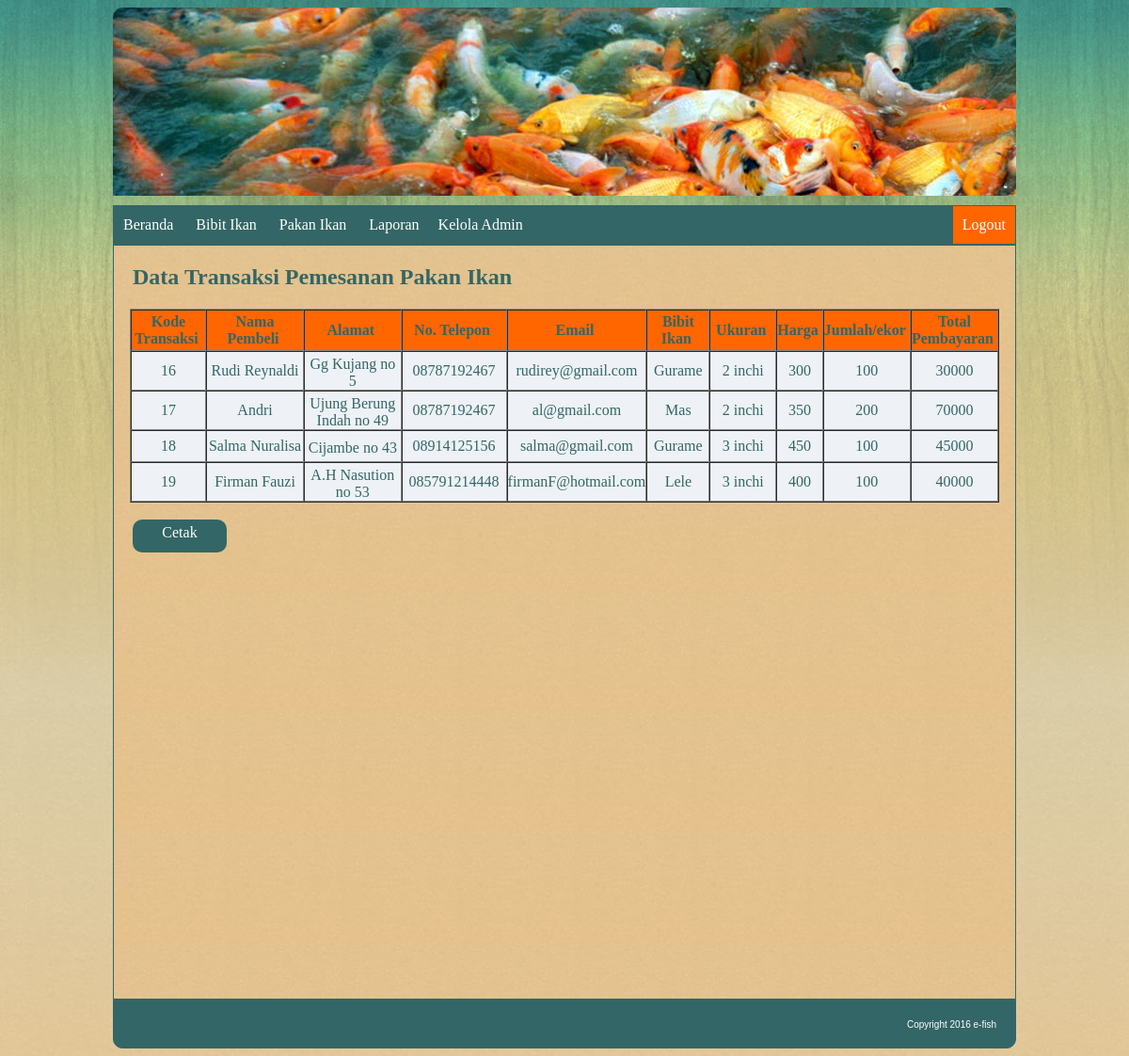
The page /laporanikan.php on the database its author committed.
### tables this page shows
CREATE TABLE `transaksi` (
  `id_transaksi` int(11) NOT NULL,
  `nama_pembeli` varchar(40) NOT NULL,
  `alamat` text NOT NULL,
  `no_telepon` char(15) NOT NULL,
  `email` varchar(40) NOT NULL,
  `bibit_ikan` varchar(30) NOT NULL,
  `ukuran` varchar(30) NOT NULL,
  `harga` int(11) NOT NULL,
  `jumlah` int(11) NOT NULL,
  `total` int(11) NOT NULL
);

### laporanikan.php (the view, shortened to what this page needs)
<!DOCTYPE html>
<html>
<head>
</head>
<link href="css/style.css" type="text/css" rel="stylesheet">
<body>
</body>
<div id="canvas">
	<div id="header">
	</div>
	<div id="menu">
		<ul>
			<li class="utama"><a href="formadmin.php">Beranda</a></li>
			<li class="utama"><a href="">Bibit Ikan</a>
			</li>
			<li class="utama"><a href="">Pakan Ikan</a>
			</li>
			<li class="utama"><a href="">Laporan</a>
			<li class="utama"><a href="tambahadmin.php">Kelola Admin</a>
			</li>
			<li class="utama" style="background-color:#f60;  float: right; "><a href="logoutadmin.php">Logout</a>
			</li>
		</ul>
	</div>
	<div id="isi">
		<h2 style="padding-left: 20px">Data Transaksi Pemesanan Pakan Ikan</h2>
			<table width="924" border="1" align="center" cellpadding="0" cellspacing="0">
				<tr bgcolor="FF6600" >
					<th width="10%" height="42">Kode Transaksi</td>&nbsp;
					<th width="20%">Nama Pembeli</td>&nbsp;
					<th width="20%">Alamat</td>&nbsp;
					<th width="15%">No. Telepon</td>&nbsp;
					<th width="15%">Email</td>&nbsp;
					<th width="10%">Bibit Ikan</td>&nbsp;
					<th width="10%"> Ukuran</td>&nbsp;
					<th width="10%"> Harga</td>&nbsp;
					<th width="10%"> Jumlah/ekor</td>&nbsp;
					<th width="25%"> Total Pembayaran</td>&nbsp;
				</tr>
				<?php
					$sql = mysql_query("select * from transaksi order by id_transaksi asc") or die (mysql_error());
					while($data = mysql_fetch_array($sql)) {
				?>
				<tr align="center"  bgcolor="#EEF2F7">
					<td height="32"><div align="center"><?php echo $data['id_transaksi']; ?></div></td>
					<td><div align="center"><?php echo $data['nama_pembeli']; ?></div></td>
					<td><div align="center" style="padding-top: 4px"><?php echo $data['alamat']; ?></div></td>
					<td><div align="center"><?php echo $data['no_telepon']; ?></div></td>
					<td><div align="center"><?php echo $data['email']; ?></div></td>
					<td><div align="center"><?php echo $data['bibit_ikan']; ?></div></td>
					<td><div align="center"><?php echo $data['ukuran']; ?></div></td>
					<td><div align="center"><?php echo $data['harga']; ?></div></td>
					<td><div align="center"><?php echo $data['jumlah']; ?></div></td>
					<td><div align="center"><?php echo $data['total']; ?></div></td>
				</tr>
			 	<?php
				}
				?>
			</table>
			<br>
			<div class="button" style="margin-left: 20px; text-align: center; padding-top: 5px; "><a href="cetaki.php" style="text-decoration: none; color: #fff;" target="new">Cetak</a></div>
	</div>
	<div id="footer">
		Copyright 2016 e-fish
	</div>
</div>
</html>

### css/style.css (style rules this page uses)
body { font-family: "arial"; background-image:url(../img/bg-pattern.jpg); }
#canvas { width: 960px; margin: 0 auto; }
#header { font-size: 20px; border: 0 solid silver; margin-bottom: 10px; height: 200px; border-top-right-radius:10px; border-top-left-radius:10px; background-image:url(../img/jual-benih-ikan-koi-surya-mina.jpg); text-align:left; color: #FFF; font-family: "Earth Orbiter"; font-size:50px; padding: 0 80px; }
#menu { border: 1px solid #336666; background-color: #336666; font-family: "Caviar Dreams"; }
#menu ul { list-style: none; margin: 0; padding: 0; }
#menu ul li.utama { display: inline-table; }
#menu ul li a { display: block;; text-decoration: none; line-height: 40px; padding: 0 10px; color: #FFF; }
#isi { min-height: 800px; border: 1px solid #336666; background-image:url(../img/bg-body.jpg); font-family: "Maiandra GD"; color:#336666; }
#footer { font-size:10px; height: 30px; text-align:right; border-bottom-right-radius:10px; border-bottom-left-radius:10px; background-color: #336666; color: #fff; border: 1px solid #336666; padding-top:20px; padding-right:20px; }
.button { background-color:#336666; border:0; width:100px; height:30px; border-radius:10px; color:#FFF; cursor:pointer; font-family:"Caviar Dreams"; text-decoration:none; }

### rows shown on the page
transaksi: id_transaksi "16", nama_pembeli "Rudi Reynaldi", alamat "Gg Kujang no 5", no_telepon "08787192467", email "rudirey@gmail.com", bibit_ikan "Gurame", ukuran "2 inchi", harga "300", jumlah "100", total "30000"
transaksi: id_transaksi "17", nama_pembeli "Andri", alamat "Ujung Berung Indah no 49", no_telepon "08787192467", email "al@gmail.com", bibit_ikan "Mas", ukuran "2 inchi", harga "350", jumlah "200", total "70000"
transaksi: id_transaksi "18", nama_pembeli "Salma Nuralisa", alamat "Cijambe no 43", no_telepon "08914125156", email "salma@gmail.com", bibit_ikan "Gurame", ukuran "3 inchi", harga "450", jumlah "100", total "45000"
transaksi: id_transaksi "19", nama_pembeli "Firman Fauzi", alamat "A.H Nasution no 53", no_telepon "085791214448", email "firmanF@hotmail.com", bibit_ikan "Lele", ukuran "3 inchi", harga "400", jumlah "100", total "40000"
